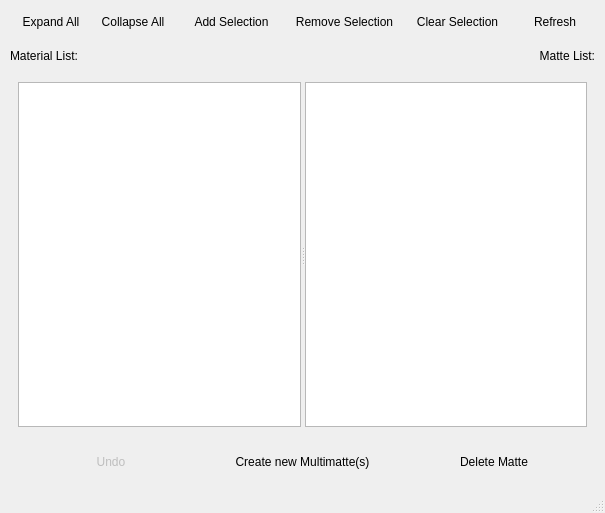
<?xml version="1.0" encoding="UTF-8"?>
<ui version="4.0">
 <class>matteWork</class>
 <widget class="QMainWindow" name="matteWork">
  <property name="geometry">
   <rect>
    <x>0</x>
    <y>0</y>
    <width>605</width>
    <height>513</height>
   </rect>
  </property>
  <property name="windowTitle">
   <string>Matte Work</string>
  </property>
  <widget class="QWidget" name="centralwidget">
   <layout class="QVBoxLayout" name="verticalLayout">
    <item>
     <widget class="QWidget" name="widget_3" native="true">
      <layout class="QGridLayout" name="gridLayout">
       <property name="horizontalSpacing">
        <number>1</number>
       </property>
       <property name="verticalSpacing">
        <number>12</number>
       </property>
       <property name="margin">
        <number>1</number>
       </property>
       <item row="2" column="0">
        <widget class="QWidget" name="widget_4" native="true">
         <layout class="QHBoxLayout" name="horizontalLayout_3">
          <property name="spacing">
           <number>2</number>
          </property>
          <property name="margin">
           <number>1</number>
          </property>
          <item>
           <widget class="QPushButton" name="expandAllButton">
            <property name="text">
             <string>Expand All</string>
            </property>
            <property name="flat">
             <bool>true</bool>
            </property>
           </widget>
          </item>
          <item>
           <widget class="QPushButton" name="collapseAllButton">
            <property name="text">
             <string>Collapse All</string>
            </property>
            <property name="flat">
             <bool>true</bool>
            </property>
           </widget>
          </item>
         </layout>
        </widget>
       </item>
       <item row="2" column="1">
        <widget class="QWidget" name="widget_5" native="true">
         <layout class="QHBoxLayout" name="horizontalLayout_4">
          <property name="spacing">
           <number>2</number>
          </property>
          <property name="margin">
           <number>1</number>
          </property>
          <item>
           <widget class="QPushButton" name="addSelectionButton">
            <property name="toolTip">
             <string>Add selected mesh in scene to material list</string>
            </property>
            <property name="text">
             <string>Add Selection</string>
            </property>
            <property name="flat">
             <bool>true</bool>
            </property>
           </widget>
          </item>
          <item>
           <widget class="QPushButton" name="removeSelectionButton">
            <property name="toolTip">
             <string>Remove selected mesh in material list</string>
            </property>
            <property name="text">
             <string>Remove Selection</string>
            </property>
            <property name="flat">
             <bool>true</bool>
            </property>
           </widget>
          </item>
          <item>
           <widget class="QPushButton" name="clearSelectionButton">
            <property name="text">
             <string>Clear Selection</string>
            </property>
            <property name="flat">
             <bool>true</bool>
            </property>
           </widget>
          </item>
         </layout>
        </widget>
       </item>
       <item row="2" column="2">
        <widget class="QPushButton" name="refreshButton">
         <property name="text">
          <string>Refresh</string>
         </property>
         <property name="flat">
          <bool>true</bool>
         </property>
        </widget>
       </item>
       <item row="3" column="0">
        <widget class="QLabel" name="materialListLabel">
         <property name="minimumSize">
          <size>
           <width>0</width>
           <height>16</height>
          </size>
         </property>
         <property name="text">
          <string>Material List:</string>
         </property>
        </widget>
       </item>
       <item row="3" column="1">
        <spacer name="horizontalSpacer">
         <property name="orientation">
          <enum>Qt::Horizontal</enum>
         </property>
         <property name="sizeHint" stdset="0">
          <size>
           <width>40</width>
           <height>20</height>
          </size>
         </property>
        </spacer>
       </item>
       <item row="3" column="2">
        <widget class="QLabel" name="matteListLabel">
         <property name="text">
          <string>Matte List:</string>
         </property>
         <property name="alignment">
          <set>Qt::AlignRight|Qt::AlignTrailing|Qt::AlignVCenter</set>
         </property>
        </widget>
       </item>
      </layout>
     </widget>
    </item>
    <item>
     <widget class="QWidget" name="widget_2" native="true">
      <layout class="QHBoxLayout" name="horizontalLayout_2">
       <item>
        <widget class="QSplitter" name="splitter">
         <property name="sizePolicy">
          <sizepolicy hsizetype="Expanding" vsizetype="Expanding">
           <horstretch>0</horstretch>
           <verstretch>0</verstretch>
          </sizepolicy>
         </property>
         <property name="orientation">
          <enum>Qt::Horizontal</enum>
         </property>
         <widget class="QTreeView" name="materialView">
          <property name="alternatingRowColors">
           <bool>true</bool>
          </property>
          <property name="selectionMode">
           <enum>QAbstractItemView::ExtendedSelection</enum>
          </property>
          <property name="selectionBehavior">
           <enum>QAbstractItemView::SelectRows</enum>
          </property>
         </widget>
         <widget class="QTableView" name="matteView">
          <property name="alternatingRowColors">
           <bool>true</bool>
          </property>
          <property name="selectionBehavior">
           <enum>QAbstractItemView::SelectRows</enum>
          </property>
          <property name="showGrid">
           <bool>false</bool>
          </property>
          <attribute name="horizontalHeaderCascadingSectionResizes">
           <bool>true</bool>
          </attribute>
          <attribute name="horizontalHeaderDefaultSectionSize">
           <number>40</number>
          </attribute>
          <attribute name="verticalHeaderVisible">
           <bool>false</bool>
          </attribute>
         </widget>
        </widget>
       </item>
      </layout>
     </widget>
    </item>
    <item>
     <widget class="QWidget" name="widget" native="true">
      <layout class="QHBoxLayout" name="horizontalLayout">
       <item>
        <widget class="QPushButton" name="undoButton">
         <property name="enabled">
          <bool>false</bool>
         </property>
         <property name="text">
          <string>Undo</string>
         </property>
         <property name="flat">
          <bool>true</bool>
         </property>
        </widget>
       </item>
       <item>
        <widget class="QPushButton" name="makeMatteButton">
         <property name="enabled">
          <bool>true</bool>
         </property>
         <property name="text">
          <string>Create new Multimatte(s)</string>
         </property>
         <property name="flat">
          <bool>true</bool>
         </property>
        </widget>
       </item>
       <item>
        <widget class="QPushButton" name="deleteMatteButton">
         <property name="text">
          <string>Delete Matte</string>
         </property>
         <property name="flat">
          <bool>true</bool>
         </property>
        </widget>
       </item>
      </layout>
     </widget>
    </item>
   </layout>
  </widget>
  <widget class="QMenuBar" name="menubar">
   <property name="geometry">
    <rect>
     <x>0</x>
     <y>0</y>
     <width>605</width>
     <height>21</height>
    </rect>
   </property>
  </widget>
  <widget class="QStatusBar" name="statusbar"/>
 </widget>
 <resources/>
 <connections/>
</ui>
